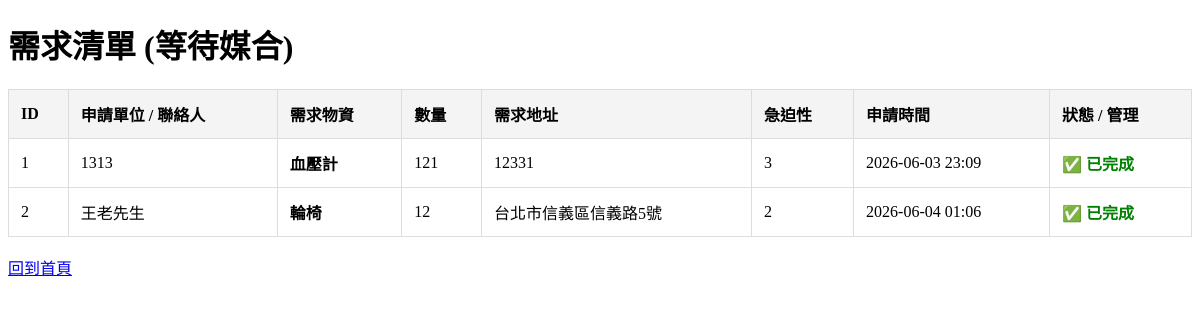
The page /requests on the database as committed earlier.
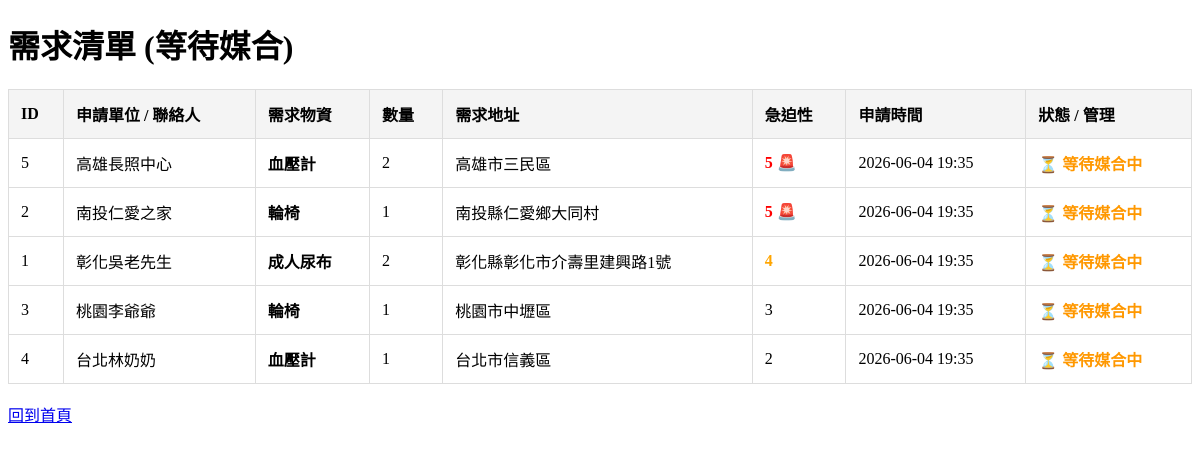
The same page on the database as committed later.
### app.py (models this page shows)
class RequestItem(db.Model):
    id = db.Column(db.Integer, primary_key=True)
    item_name = db.Column(db.String(100), nullable=False) # 需要什麼物資
    quantity = db.Column(db.Integer, nullable=False)      # 需要多少
    requester_name = db.Column(db.String(100), nullable=False) # 申請單位/人
    address = db.Column(db.String(50), nullable=False)    # 據點位置 (用來算 Distance)
    urgency = db.Column(db.Integer, nullable=False)       # 急迫性 1~5 分 (用來算 Urgency_Level)
    timestamp = db.Column(db.DateTime, default=datetime.now) # 申請時間 (用來算 Duration_Of_Waiting)
    is_fulfilled = db.Column(db.Boolean, default=False)

### app.py (the view)
@app.route('/requests')
def list_requests():
    req_items = RequestItem.query.order_by(RequestItem.urgency.desc(), RequestItem.timestamp.desc()).all()
    return render_template('requests.html', requests=req_items)

### templates/requests.html (shortened to what this page needs)
<!DOCTYPE html>
<html lang="zh-TW">
<head>
</head>
<body>
    <h1>需求清單 (等待媒合)</h1>
    <table>
        <tr>
            <th>ID</th>
            <th>申請單位 / 聯絡人</th>
            <th>需求物資</th>
            <th>數量</th>
            <th>需求地址</th>
            <th>急迫性</th>
            <th>申請時間</th>
            <th>狀態 / 管理</th>
        </tr>
        {% for req in requests %}
        <tr>
            <td>{{ req.id }}</td>
            <td>{{ req.requester_name }}</td>
            <td><strong>{{ req.item_name }}</strong></td>
            <td>{{ req.quantity }}</td>
            <td>{{ req.address }}</td>
            <td class="urgent-{{ req.urgency }}">
                {{ req.urgency }}
                {% if req.urgency == 5 %} 🚨 {% endif %}
            </td>
            <td>{{ req.timestamp.strftime('%Y-%m-%d %H:%M') }}</td>
            <td>
                {% if req.is_fulfilled %}
                    <span style="color: green; font-weight: bold;">✅ 已完成</span>
                {% else %}
                    <span style="color: #ff9800; font-weight: bold;">⏳ 等待媒合中</span>
                {% endif %}
            </td>
        </tr>
        {% else %}
        <tr>
            <td colspan="8" style="text-align:center;">目前沒有任何需求申請</td>
        </tr>
        {% endfor %}
    </table>
    <br>
    <a href="/">回到首頁</a>
</body>
</html>

Rows that differ between the two databases and show on the page:
added RequestItem: id "5", requester_name "高雄長照中心", item_name "血壓計", quantity "2", address "高雄市三民區", urgency "5", timestamp "2026-06-04 19:35", is_fulfilled "⏳ 等待媒合中"
changed RequestItem id 2: requester_name "王老先生" → "南投仁愛之家"; quantity "12" → "1"; address "台北市信義區信義路5號" → "南投縣仁愛鄉大同村"; urgency "2" → "5"; timestamp "2026-06-04 01:06" → "2026-06-04 19:35"; now shows "🚨"; is_fulfilled "✅ 已完成" → "⏳ 等待媒合中"; moves up the list
changed RequestItem id 1: requester_name "1313" → "彰化吳老先生"; item_name "血壓計" → "成人尿布"; quantity "121" → "2"; address "12331" → "彰化縣彰化市介壽里建興路1號"; urgency "3" → "4"; timestamp "2026-06-03 23:09" → "2026-06-04 19:35"; is_fulfilled "✅ 已完成" → "⏳ 等待媒合中"
added RequestItem: id "3", requester_name "桃園李爺爺", item_name "輪椅", quantity "1", address "桃園市中壢區", urgency "3", timestamp "2026-06-04 19:35", is_fulfilled "⏳ 等待媒合中"
added RequestItem: id "4", requester_name "台北林奶奶", item_name "血壓計", quantity "1", address "台北市信義區", urgency "2", timestamp "2026-06-04 19:35", is_fulfilled "⏳ 等待媒合中"
